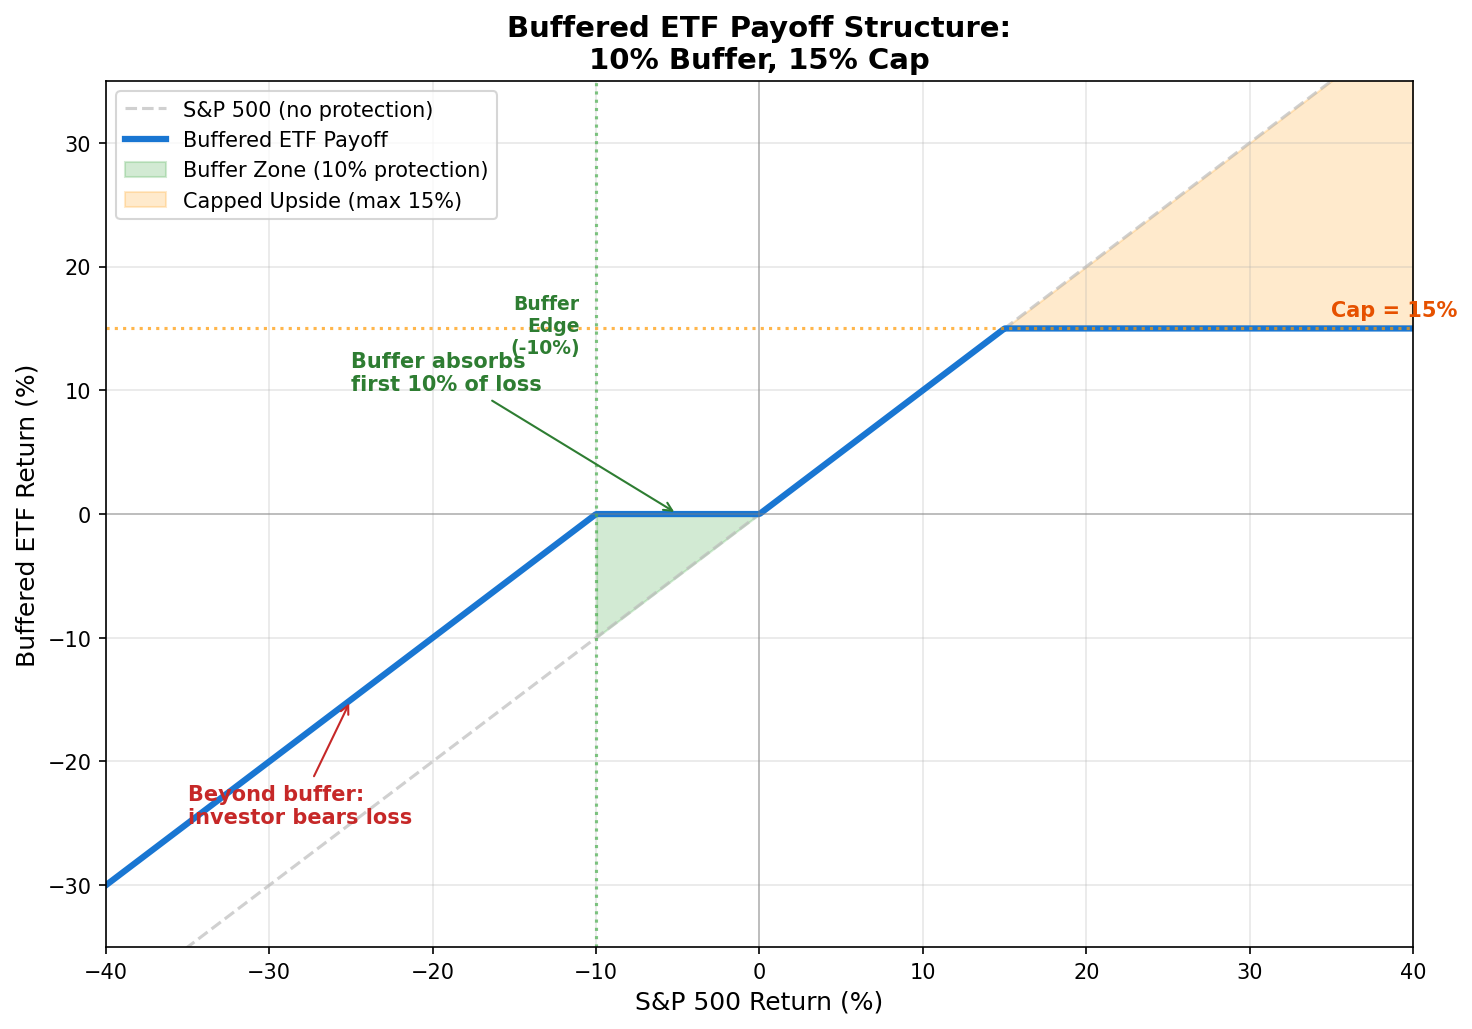

Here is the Python script that generated this plot:
"""
Week 48 - Buffered ETF Payoff Diagram
=======================================
Shows the payoff structure of a buffered (defined outcome) ETF:
  - X-axis: S&P 500 return over the outcome period
  - Y-axis: ETF return delivered to the investor
  - Buffer zone: absorbs first N% of downside (e.g., 10%)
  - Cap: maximum upside is capped (e.g., 15%)
  - Beyond buffer: investor bears remaining downside
Output: week48_buffered_payoff.png
"""

import matplotlib.pyplot as plt
import numpy as np
import os

# ---------------------------------------------------------------------------
# Buffered ETF parameters
# ---------------------------------------------------------------------------
buffer = 0.10   # 10% downside buffer
cap = 0.15      # 15% upside cap

# S&P 500 returns range
sp_returns = np.linspace(-0.40, 0.40, 1000)

# Calculate ETF returns based on buffered structure
etf_returns = np.zeros_like(sp_returns)
for i, r in enumerate(sp_returns):
    if r >= cap:
        # Capped at the upside limit
        etf_returns[i] = cap
    elif r >= 0:
        # Participate 1:1 up to cap
        etf_returns[i] = r
    elif r >= -buffer:
        # Buffer absorbs this loss; investor gets 0%
        etf_returns[i] = 0.0
    else:
        # Beyond buffer: investor bears losses past the buffer
        etf_returns[i] = r + buffer

# 1:1 reference line (unprotected S&P)
ref_returns = sp_returns.copy()

# ---------------------------------------------------------------------------
# Plot
# ---------------------------------------------------------------------------
fig, ax = plt.subplots(figsize=(10, 7))

# Reference line (1:1 S&P)
ax.plot(sp_returns * 100, ref_returns * 100, color="#BDBDBD", linewidth=1.5,
        linestyle="--", label="S&P 500 (no protection)", alpha=0.7)

# Buffered ETF payoff
ax.plot(sp_returns * 100, etf_returns * 100, color="#1976D2", linewidth=3,
        label="Buffered ETF Payoff")

# Shade the buffer zone
buffer_mask = (sp_returns >= -buffer) & (sp_returns < 0)
ax.fill_between(sp_returns[buffer_mask] * 100, ref_returns[buffer_mask] * 100,
                etf_returns[buffer_mask] * 100,
                color="#4CAF50", alpha=0.25, label=f"Buffer Zone ({buffer:.0%} protection)")

# Shade the cap region
cap_mask = sp_returns >= cap
ax.fill_between(sp_returns[cap_mask] * 100, etf_returns[cap_mask] * 100,
                ref_returns[cap_mask] * 100,
                color="#FF9800", alpha=0.2, label=f"Capped Upside (max {cap:.0%})")

# Zero lines
ax.axhline(y=0, color="gray", linewidth=0.8, alpha=0.5)
ax.axvline(x=0, color="gray", linewidth=0.8, alpha=0.5)

# Buffer boundary
ax.axvline(x=-buffer * 100, color="#4CAF50", linewidth=1.5, linestyle=":",
           alpha=0.7)
ax.text(-buffer * 100 - 1, cap * 100 - 2, f"Buffer\nEdge\n({-buffer:.0%})",
        fontsize=9, color="#2E7D32", ha="right", fontweight="bold")

# Cap boundary
ax.axhline(y=cap * 100, color="#FF9800", linewidth=1.5, linestyle=":",
           alpha=0.7)
ax.text(35, cap * 100 + 1, f"Cap = {cap:.0%}",
        fontsize=10, color="#E65100", fontweight="bold")

# Key point annotations
ax.annotate("Buffer absorbs\nfirst 10% of loss",
            xy=(-5, 0), xytext=(-25, 10),
            fontsize=10, color="#2E7D32", fontweight="bold",
            arrowprops=dict(arrowstyle="->", color="#2E7D32"))

ax.annotate("Beyond buffer:\ninvestor bears loss",
            xy=(-25, -15), xytext=(-35, -25),
            fontsize=10, color="#C62828", fontweight="bold",
            arrowprops=dict(arrowstyle="->", color="#C62828"))

# Formatting
ax.set_xlabel("S&P 500 Return (%)", fontsize=12)
ax.set_ylabel("Buffered ETF Return (%)", fontsize=12)
ax.set_title("Buffered ETF Payoff Structure:\n10% Buffer, 15% Cap",
             fontsize=14, fontweight="bold")
ax.legend(fontsize=10, loc="upper left")
ax.grid(True, alpha=0.3)
ax.set_xlim(-40, 40)
ax.set_ylim(-35, 35)

plt.tight_layout()

# Save output
output_path = os.path.join(os.path.dirname(__file__), "week48_buffered_payoff.png")
plt.savefig(output_path, dpi=150, bbox_inches="tight")
plt.close()
print(f"Saved: {output_path}")
